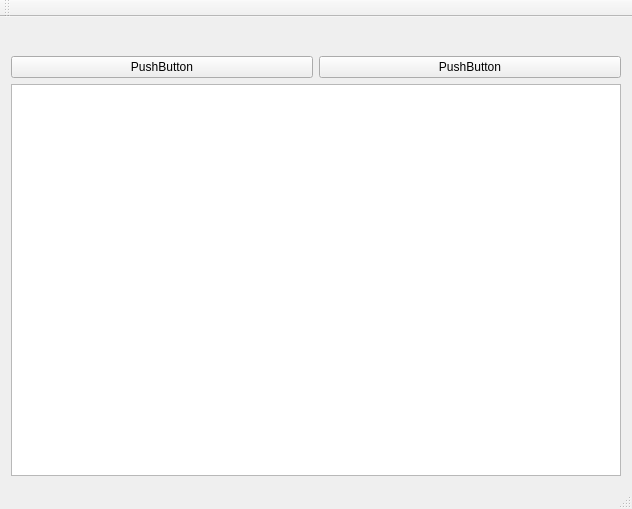
<?xml version="1.0" encoding="UTF-8"?>
<ui version="4.0">
 <class>MainWindow</class>
 <widget class="QMainWindow" name="MainWindow">
  <property name="geometry">
   <rect>
    <x>0</x>
    <y>0</y>
    <width>632</width>
    <height>509</height>
   </rect>
  </property>
  <property name="windowTitle">
   <string>MainWindow</string>
  </property>
  <widget class="QWidget" name="centralWidget">
   <layout class="QGridLayout" name="gridLayout">
    <item row="0" column="0">
     <widget class="QWidget" name="widget" native="true">
      <layout class="QGridLayout" name="gridLayout_3">
       <item row="0" column="0">
        <layout class="QGridLayout" name="graphicLayout"/>
       </item>
      </layout>
     </widget>
    </item>
    <item row="1" column="0">
     <layout class="QGridLayout" name="gridLayout_2">
      <item row="1" column="0">
       <widget class="QPushButton" name="pushButton">
        <property name="text">
         <string>PushButton</string>
        </property>
       </widget>
      </item>
      <item row="1" column="1">
       <widget class="QPushButton" name="pushButton_2">
        <property name="text">
         <string>PushButton</string>
        </property>
       </widget>
      </item>
      <item row="2" column="0" colspan="2">
       <widget class="QTableWidget" name="tableWidget"/>
      </item>
     </layout>
    </item>
   </layout>
  </widget>
  <widget class="QMenuBar" name="menuBar">
   <property name="geometry">
    <rect>
     <x>0</x>
     <y>0</y>
     <width>632</width>
     <height>25</height>
    </rect>
   </property>
  </widget>
  <widget class="QToolBar" name="mainToolBar">
   <attribute name="toolBarArea">
    <enum>TopToolBarArea</enum>
   </attribute>
   <attribute name="toolBarBreak">
    <bool>false</bool>
   </attribute>
  </widget>
  <widget class="QStatusBar" name="statusBar"/>
 </widget>
 <layoutdefault spacing="6" margin="11"/>
 <resources/>
 <connections/>
</ui>
